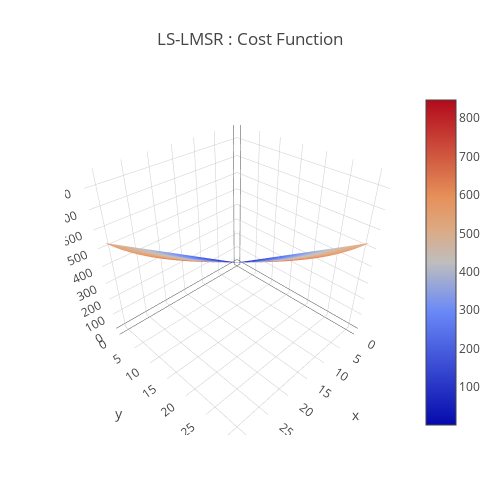

Notebook code for this chart:
### Code cell
a = 0.5
data = [
    go.Surface(
        z=cost_function(x,y,a)
    )
]
layout = go.Layout(
    title='LS-LMSR : Cost Function',
    autosize=False,
    width=500,
    height=500,
    margin=dict(
        l=65,
        r=50,
        b=65,
        t=90
    )
)
fig = go.Figure(data=data, layout=layout)
URL = plotly.offline.iplot(fig, filename='Costfunction-3d-surface.html')

### Figure 1 — Plotly figure (JSON) as saved in the notebook; plotly's stock layout.template omitted (floating-point values rounded to 4 significant figures; data arrays with more than 128 entries replaced by an {"elided": "..."} marker saying what was removed)
{"data": [{"type": "surface", "uid": "b0202f3c-8c06-4f48-ad49-5a052948ec80", "z": {"elided": "32x32 float values"}}], "layout": {"autosize": false, "height": 500, "margin": {"b": 65, "l": 65, "r": 50, "t": 90}, "title": {"text": "LS-LMSR : Cost Function"}, "width": 500}}
